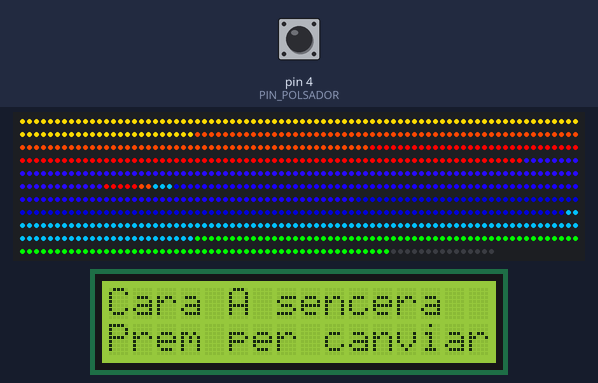
The sketch below on a simulated Arduino Mega 2560, built with avr-gcc and run on an emulated ATmega2560. On the bench: 868 RGB LEDs in strip order, left to right, continuing on the next row, 16×2 character LCD. The inputs (shaded band) are chosen by the test bench; at power-on: pin 4 (PIN_POLSADOR) HIGH.

Above: at 1.9 s.
2.0 s: pin 4 (PIN_POLSADOR) pulled LOW for 0.15 s
At 2.9 s:
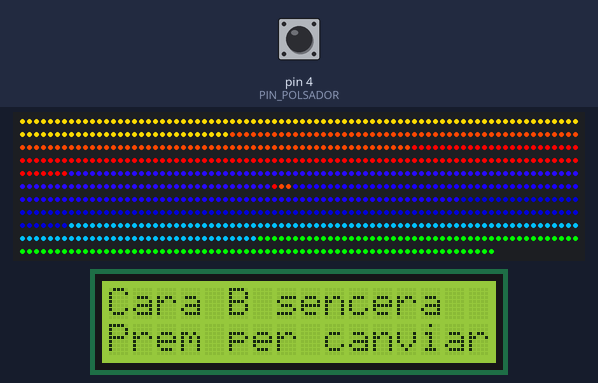
3.6 s: pin 4 (PIN_POLSADOR) pulled LOW for 1 s
At 4.1 s:
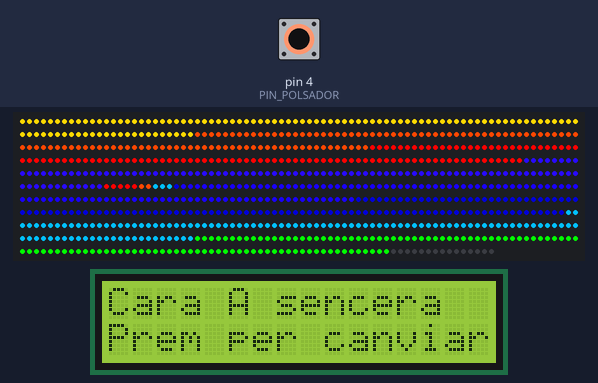
6.1 s: pin 4 (PIN_POLSADOR) pulled LOW for 3.2 s
At 7.2 s:
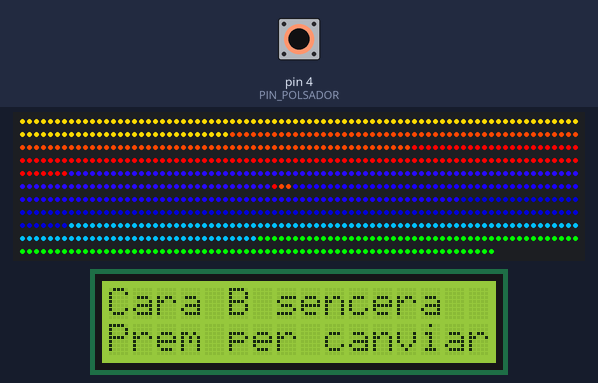
Timing chart, 0 to 9.1 s (numbered marks = the images above; inputs shaded):
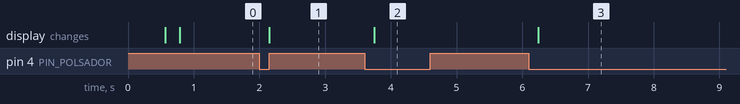

Measured:
- after the input at 2.0 s, the display: changes after 0.15 s (image 1)
- after the input at 3.6 s, the display: changes after 0.15 s (image 2)
- after the input at 6.1 s, the display: changes after 0.15 s (image 3)

The sketch:

verificador-cares.ino
```cpp
/*
  carrossa-leds — Verificador de cara sencera per polsador (Cara A / Cara B)
  Sketch AÏLLAT, no forma part del programa final — simula alhora el
  comportament final de cara-davant.ino I cara-darrere.ino (les 8 ales
  enceses a la vegada, cadascuna amb el seu color fix) amb un sol Arduino
  Mega i un sol polsador: cada pulsació alterna quina cara s'il·lumina
  sencera. Com que només hi ha una tira connectada cada vegada, l'usuari
  canvia el connector (Cara A <-> Cara B) entre polsades.

  Fa servir els mateixos rangs i LEDs solts confirmats a
  ../verificador-ales/ (mateixa font de veritat, cap dada duplicada a mà).

  *** SUPOSICIONS A CONFIRMAR — canvia-les si no encaixen ***
  - Pin de dades sempre el 5 (mateix pin que cara-davant.ino / cara-darrere.ino
    — corregit del 2 original).
  - Pantalla LCD 4 línies I2C (adreça 0x27) — mateix maquinari que
    ../comptador-polsador/ i ../verificador-ales/.
  - Polsador entre PIN_POLSADOR i GND, pull-up intern — igual que als
    altres sketches de proves/.
*/

#include <Adafruit_NeoPixel.h>
#include <LiquidCrystal_I2C.h>
#include <Wire.h>

constexpr uint8_t PIN_DADES = 5;  // corregit de 2 a 5 — pin real del cablejat

constexpr uint8_t PIN_POLSADOR = 4;
constexpr unsigned long RETARD_REBOT_MS = 40;

constexpr uint8_t LCD_ADRECA = 0x27;
constexpr uint8_t LCD_COLUMNES = 20;
constexpr uint8_t LCD_FILES = 4;

// Mida per la tira mes gran de les dues (Cara B, 868); quan hi ha
// connectada la tira de la Cara A (853) simplement no s'adrecen els
// ultims indexs.
constexpr uint16_t NUM_LEDS = 868;

Adafruit_NeoPixel pixels(NUM_LEDS, PIN_DADES, NEO_GRB + NEO_KHZ800);
LiquidCrystal_I2C lcd(LCD_ADRECA, LCD_COLUMNES, LCD_FILES);

constexpr uint8_t CARA_A = 0;
constexpr uint8_t CARA_B = 1;
constexpr uint8_t NUM_ALES = 8;

// Mateixos colors i mateix ordre que cara-davant.ino / cara-darrere.ino.
const uint32_t PLOMA_COLOR[NUM_ALES] = {
    pixels.Color(255, 215, 0),    // 1 Groc
    pixels.Color(255, 70, 0),     // 2 Taronja
    pixels.Color(255, 0, 0),      // 3 Vermell
    pixels.Color(40, 10, 255),    // 4 Violeta
    pixels.Color(25, 0, 255),     // 5 Indi
    pixels.Color(0, 0, 139),      // 6 Blau fosc
    pixels.Color(0, 191, 255),    // 7 Blau clar
    pixels.Color(0, 255, 0),      // 8 Verd
};

struct Rang {
  uint16_t inici;  // 1-based, tal com es va comptar a ma
  uint16_t fi;
};

// Rang principal (seqüencial) de cada ala, índex [ala - 1]. Confirmat per
// l'usuari — Cara B ala 8 arriba fins al 868 (no 866, correcció posterior
// a la primera prova amb ../verificador-ales/).
const Rang RANGS_A[NUM_ALES] = {
    {1, 105}, {106, 210}, {211, 312}, {313, 412},
    {424, 528}, {529, 638}, {639, 745}, {746, 853},
};
const Rang RANGS_B[NUM_ALES] = {
    {1, 110}, {111, 216}, {217, 327}, {328, 436},
    {440, 543}, {544, 647}, {648, 754}, {755, 868},
};

struct Solt {
  uint8_t cara;
  uint8_t ala;      // 1-based
  uint16_t led;     // 1-based dins la tira d'aquesta cara
};

// LEDs que cauen fora del rang seqüencial de la seva ala (donen llum a
// una ploma diferent d'on "toca" pel número).
const Solt SOLTS[] = {
    {CARA_A, 3, 413}, {CARA_A, 3, 414}, {CARA_A, 3, 415}, {CARA_A, 3, 416}, {CARA_A, 3, 417},
    {CARA_A, 2, 418}, {CARA_A, 2, 419},
    {CARA_A, 7, 420}, {CARA_A, 7, 421}, {CARA_A, 7, 422},
    {CARA_A, 6, 423},
    {CARA_B, 3, 437},
    {CARA_B, 2, 438}, {CARA_B, 2, 439},
};
constexpr uint8_t NUM_SOLTS = sizeof(SOLTS) / sizeof(SOLTS[0]);

uint8_t caraActual = CARA_A;
bool polsadorAnterior = HIGH;

void encendreCara(uint8_t cara) {
  pixels.clear();

  const Rang *rangs = (cara == CARA_A) ? RANGS_A : RANGS_B;
  for (uint8_t ala = 0; ala < NUM_ALES; ala++) {
    const Rang &r = rangs[ala];
    for (uint16_t led = r.inici; led <= r.fi; led++) {
      pixels.setPixelColor(led - 1, PLOMA_COLOR[ala]);
    }
  }
  for (uint8_t i = 0; i < NUM_SOLTS; i++) {
    if (SOLTS[i].cara == cara) {
      pixels.setPixelColor(SOLTS[i].led - 1, PLOMA_COLOR[SOLTS[i].ala - 1]);
    }
  }

  pixels.show();
}

void mostrarLCD(uint8_t cara) {
  const Rang *rangs = (cara == CARA_A) ? RANGS_A : RANGS_B;
  const uint16_t total = rangs[NUM_ALES - 1].fi;

  lcd.clear();
  lcd.setCursor(0, 0);
  lcd.print("Cara ");
  lcd.print(cara == CARA_A ? "A" : "B");
  lcd.print(" sencera");
  lcd.setCursor(0, 1);
  lcd.print("8 ales enceses");
  lcd.setCursor(0, 2);
  lcd.print("Total: ");
  lcd.print(total);
  lcd.print(" LEDs");
  lcd.setCursor(0, 3);
  lcd.print("Prem per canviar");
}

void mostrarCaraActual() {
  encendreCara(caraActual);
  mostrarLCD(caraActual);
}

void setup() {
  pixels.begin();
  pinMode(PIN_POLSADOR, INPUT_PULLUP);

  // Marge d'inicialitzacio I2C (vegeu ../comptador-polsador/ per l'explicacio
  // del bug que aixo evita).
  delay(500);
  lcd.init();
  delay(50);
  lcd.clear();
  lcd.init();
  lcd.backlight();

  mostrarCaraActual();  // encen Cara A sencera des del principi
}

void loop() {
  const bool polsadorActual = digitalRead(PIN_POLSADOR);

  if (polsadorAnterior == HIGH && polsadorActual == LOW) {
    delay(RETARD_REBOT_MS);
    if (digitalRead(PIN_POLSADOR) == LOW) {
      caraActual = (caraActual == CARA_A) ? CARA_B : CARA_A;
      mostrarCaraActual();
    }
  }
  polsadorAnterior = polsadorActual;
}
```
